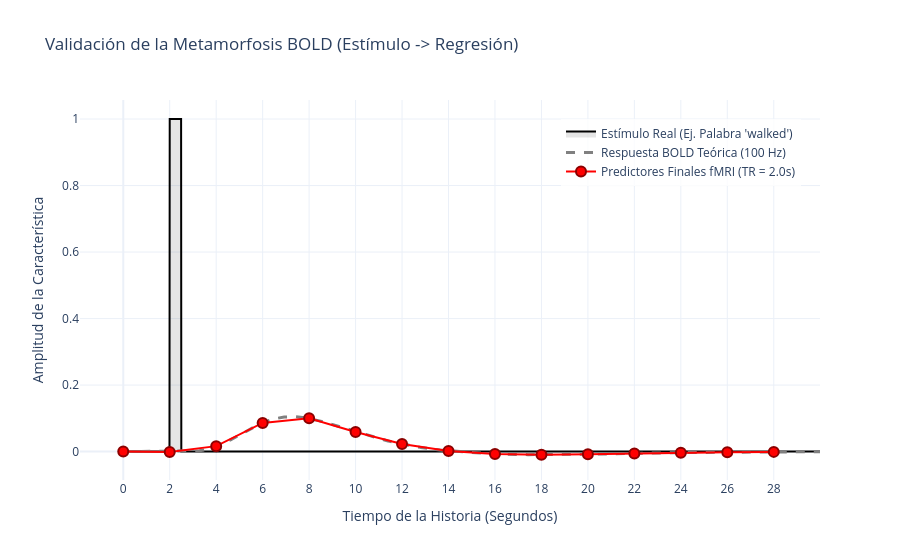

The notebook cell saved with this chart:
### Code cell
# ==============================================================================
# Cell 5: Visual Audit of Convolution and Anti-Aliased Downsampling (Plotly)
# ==============================================================================

"""
Simula un pulso lingüístico (ej. una palabra en el segundo 2.0) para validar 
visualmente que la convolución y el remuestreo (downsampling) capturan y 
preservan la dinámica BOLD correctamente sin errores de fase (aliasing).
Se utiliza Plotly para permitir inspección interactiva de los puntos temporales.
"""

import plotly.graph_objects as go
from scipy.signal import convolve

# 1. Crear una matriz simulada de 30 segundos a 100 Hz
simulation_time = 30.0
total_samples = int(simulation_time * HIGH_RES_FS)
time_axis_100hz = np.arange(total_samples) / HIGH_RES_FS

# Simulamos que el rasgo "Pasado Regular" ocurre en el segundo 2.0 y dura 0.5 seg
df_simulated_high_res = pd.DataFrame({'past_regular': np.zeros(total_samples)}, index=time_axis_100hz)
start_idx = int(2.0 * HIGH_RES_FS)
end_idx = int(2.5 * HIGH_RES_FS)
df_simulated_high_res.iloc[start_idx:end_idx, 0] = 1.0

# 2. Aplicar el Motor (Convolución + Downsampling)
# Nota: Asume que 'double_hrf' fue generado en la Celda 2 y 
# 'apply_hrf_and_downsample' está en la Celda 4.
df_simulated_fmri = apply_hrf_and_downsample(
    df_simulated_high_res, double_hrf, HIGH_RES_FS, TR_FMRI
)

# 3. Calcular BOLD teórica a 100Hz (Solo para graficar el fondo)
convolved_100hz = convolve(df_simulated_high_res['past_regular'].values, double_hrf, mode='full')[:total_samples]

# 4. Graficar la metamorfosis de los datos con Plotly interactivo
fig = go.Figure()

# A. Estímulo Original (100 Hz)
fig.add_trace(go.Scatter(
    x=df_simulated_high_res.index,
    y=df_simulated_high_res['past_regular'],
    mode='lines',
    name="Estímulo Real (Ej. Palabra 'walked')",
    line=dict(color='black', width=2),
    fill='tozeroy',
    fillcolor='rgba(0,0,0,0.1)'
))

# B. Convolución pura a 100 Hz (Respuesta BOLD continua)
fig.add_trace(go.Scatter(
    x=time_axis_100hz,
    y=convolved_100hz,
    mode='lines',
    name="Respuesta BOLD Teórica (100 Hz)",
    line=dict(color='gray', width=3, dash='dash')
))

# C. Matriz Final para Ridge Regression (0.5 Hz / TR = 2s)
fig.add_trace(go.Scatter(
    x=df_simulated_fmri.index,
    y=df_simulated_fmri['past_regular'],
    mode='lines+markers',
    name=f"Predictores Finales fMRI (TR = {TR_FMRI}s)",
    line=dict(color='red', width=2),
    marker=dict(size=10, symbol='circle', color='red', line=dict(color='darkred', width=2))
))

# Configuración del diseño
fig.update_layout(
    title="Validación de la Metamorfosis BOLD (Estímulo -> Regresión)",
    xaxis_title="Tiempo de la Historia (Segundos)",
    yaxis_title="Amplitud de la Característica",
    legend=dict(x=0.65, y=0.95, bgcolor='rgba(255,255,255,0.8)'),
    xaxis=dict(tickmode='linear', tick0=0, dtick=2), # Marcas cada 2 segundos
    template="plotly_white",
    hovermode="x unified"
)

fig.show()

### Figure 1 — Plotly figure (JSON) as saved in the notebook; plotly's stock layout.template omitted (floating-point values rounded to 4 significant figures; data arrays with more than 128 entries replaced by an {"elided": "..."} marker saying what was removed)
{"data": [{"fill": "tozeroy", "fillcolor": "rgba(0,0,0,0.1)", "line": {"color": "black", "width": 2}, "mode": "lines", "name": "Estímulo Real (Ej. Palabra 'walked')", "type": "scatter", "x": {"elided": "3000 float values"}, "y": {"elided": "3000 float values"}}, {"line": {"color": "gray", "dash": "dash", "width": 3}, "mode": "lines", "name": "Respuesta BOLD Teórica (100 Hz)", "type": "scatter", "x": {"elided": "3000 float values"}, "y": {"elided": "3000 float values"}}, {"line": {"color": "red", "width": 2}, "marker": {"color": "red", "line": {"color": "darkred", "width": 2}, "size": 10, "symbol": "circle"}, "mode": "lines+markers", "name": "Predictores Finales fMRI (TR = 2.0s)", "type": "scatter", "x": [0.0, 2.0, 4.0, 6.0, 8.0, 10.0, 12.0, 14.0, 16.0, 18.0, 20.0, 22.0, 24.0, 26.0, 28.0], "y": [0.0004807, -0.001184, 0.01642, 0.08611, 0.1004, 0.05906, 0.02287, 0.001881, -0.006953, -0.009431, -0.007957, -0.005473, -0.003142, -0.001611, -0.0007888]}], "layout": {"hovermode": "x unified", "legend": {"bgcolor": "rgba(255,255,255,0.8)", "x": 0.65, "y": 0.95}, "title": {"text": "Validación de la Metamorfosis BOLD (Estímulo -> Regresión)"}, "xaxis": {"dtick": 2, "tick0": 0, "tickmode": "linear", "title": {"text": "Tiempo de la Historia (Segundos)"}}, "yaxis": {"title": {"text": "Amplitud de la Característica"}}}}
